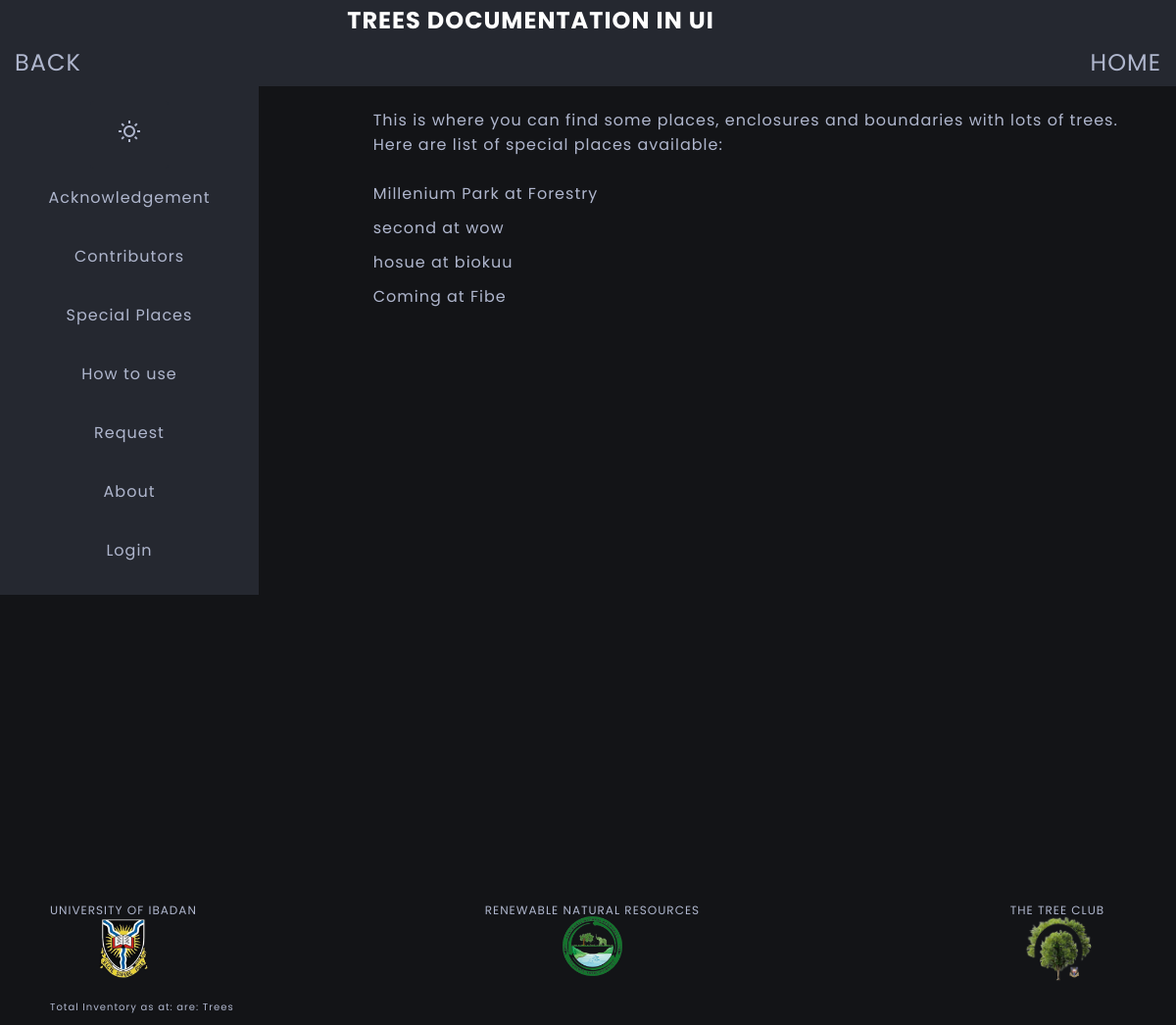
The app's page /special/, older data.
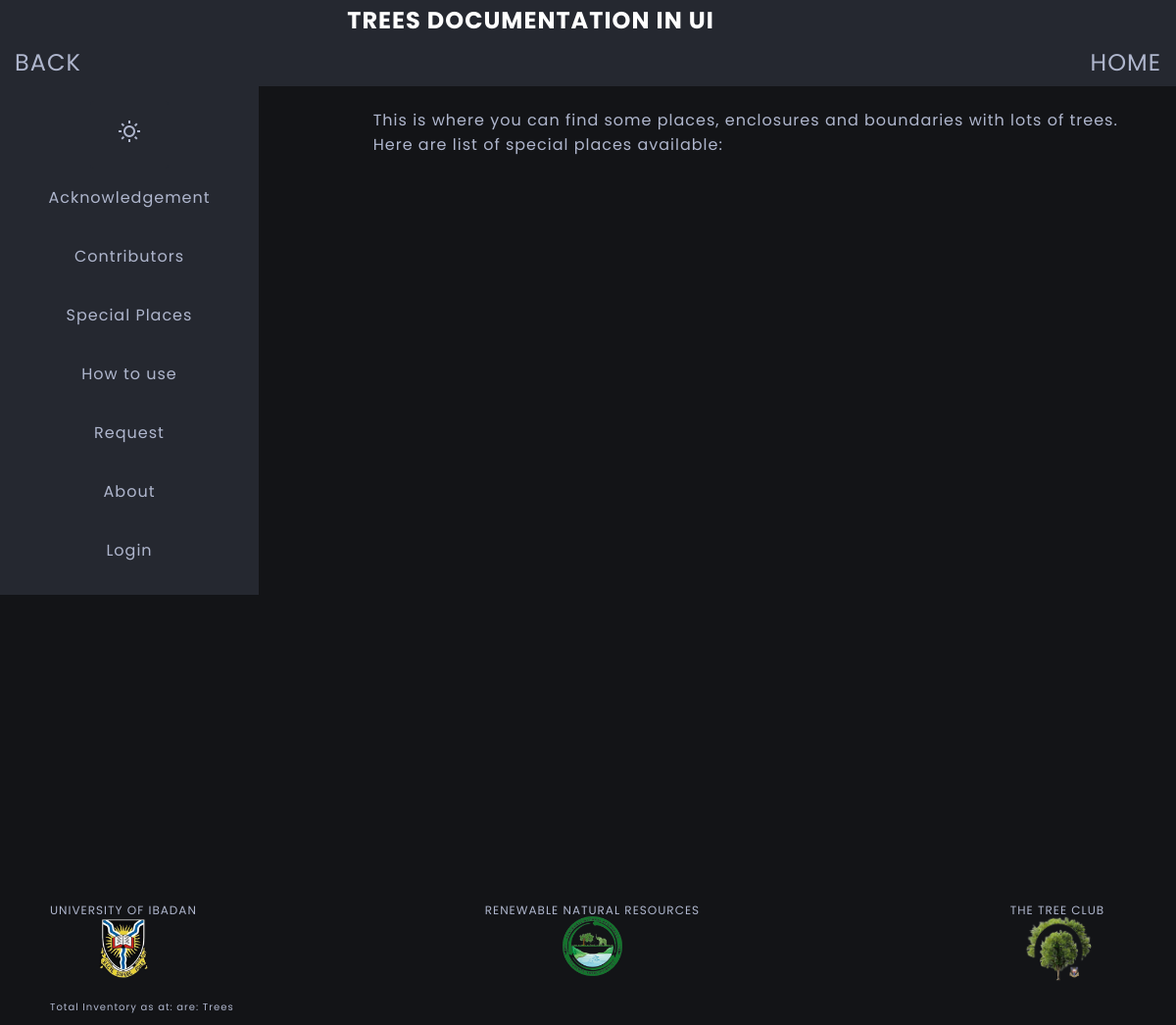
The same page, newer data.
### specialplaces/models.py (models this page shows, shortened)
class SpecialPlace(models.Model):
    tree_specie_found = models.ManyToManyField(Tree)
    tree_count = models.IntegerField(
        default=0,
        validators=[MinValueValidator(1)]
    )
    tree_picture = models.ImageField(upload_to='images/specials/%Y/%m/%d/')
    tree_picture2 = models.ImageField(upload_to='images/specials/%Y/%m/%d/', null=True, blank=True)
    tree_picture3 = models.ImageField(upload_to='images/specials/%Y/%m/%d/', null=True, blank=True)
    special_place_name = models.CharField(max_length=100, null=True, blank=True)
    location_name = models.CharField(max_length=80)
    location_description = models.TextField()
    coordinates = models.CharField(max_length=30, null=True, blank=True)
    latitude = models.CharField(max_length=30, null=True, blank=True)
    longitude = models.CharField(max_length=30, null=True, blank=True)
    time_now = models.DateTimeField(auto_now=True)
    uploader = models.CharField(max_length=50, null=True, blank=True)
    def __str__(self):
        ret_val = self.special_place_name + ' at ' + self.location_name
        return ret_val

### specialplaces/views.py (the view)
# urls.py: path('', views.Special.as_view(), name='special'),
class Special(View):
    template_name = 'specialplaces/specialplaces.html'
    def get(self, request):
        places = SpecialPlace.objects.all()
        context = {
            'places': places
        }
        return render(request, self.template_name, context)

### specialplaces/templates/specialplaces/specialplaces.html
{% extends 'base/base.html' %}
{% block content %}
<p>
  This is where you can find some places, enclosures and boundaries with lots of trees.
</p>
<p>
  Here are list of special places available:
</p>
<br>
<div class="search-result">
  <ul class="flex">
      {% for place in places %}
      <li><a href="{% url 'special:details' place.id %}"> {{ place }}</a></li>
      {% endfor %}
      </ul>
</div>
{% endblock  %}

### home/templates/base/base.html (shortened to what this page needs)
<!DOCTYPE html>
{% load static %}
<html lang="en">
<head>
  <link href="https://cdn.jsdelivr.net/npm/remixicon@2.5.0/fonts/remixicon.css" rel="stylesheet">
  <link rel="stylesheet" href="{% static 'styles/style2.css' %}" />
</head>
<body>
  <header class="header">
    <div class="container">
      <nav>
        <div class="flex">
          <a href="{% url 'home:home' %}" class="center heading">
            <b class="center heading">TREES DOCUMENTATION IN UI</b>
          </a>
        </div>
        <div class="flex">
          <a href="{{ request.META.HTTP_REFERER }}">BACK</a>
          <a href="{% url 'home:home' %}">HOME</a>
        </div>
      </nav>
      <aside id="aside" class="menu ">
        <ul class="flex">
          <button class="btn place-items-center" id="theme-toggle-btn">
            <i class="ri-sun-line sun-icon"></i>
          </button>
          <li><a href="{% url 'home:acknowledgement' %}">Acknowledgement</a></li>
          <li><a href="{% url 'home:contributors' %}">Contributors</a></li>
          <li><a href="{% url 'special:special' %}">Special Places</a></li>
          <li><a href="{% url 'home:how-to-use' %}">How to use</a></li>
          <li><a href="{% url 'treerequest:treerequest' %}">Request</a></li>
          <li><a href="{% url 'home:about' %}">About</a></li>
          {% if request.user.is_authenticated %}
          <li id="upload_options">
            <a href="{% url 'upload:upload' %}"> Upload Tree <span id="demarcate"> &nbsp;|&nbsp;</span></a>
            <a href="{% url 'special:upload' %}"> Upload Special </a>
          </li>
          <li><a href="{% url 'logout' %}">Logout</a>
            {% else %}
          <li><a href="{% url 'login' %}">Login</a></li>
          {% endif %}
        </ul>
      </aside>
    </div>
  </header>
  <div class="flex page-content">
    <div>
      <div class="base-block-content">
        {% block content %}
        {% endblock %}
      </div>
    </div>
    <footer id="base-footer">
      <div class="school-logo flex">
        <div class="center"> UNIVERSITY OF IBADAN
          <div>
            <img width="50" height="" src="{% static 'media/icons/UI_logo.png' %}" alt="UI">
          </div>
        </div>
        <div class="center">RENEWABLE NATURAL RESOURCES
          <div>
            <img style="margin-top: -15px; " width="85" height="" src="{% static 'media/icons/RNR_logo.png' %}" alt="UI">
          </div>
        </div>
        <div class="center">THE TREE CLUB
          <div>
            <img style="margin-top: -5px; " width="" height="80" src="{% static 'media/icons/TREE_CLUB.png' %}" alt="UI">
          </div>
        </div>
      </div>
      <section id="section-count">
        <div>
          <small>
            <span>Total Inventory as at: </span>
            <span>are:</span>
            <span>Trees</span>
          </small>
        </div>
      </section>
    </footer>
  </div>
</body>
</html>

### static/styles/style2.css (style rules this page uses)
:root { --light-color: #fff; --light-color-alt: #afb6cd; --primary-background-color: #131417; --secondary-background-color: #252830; --hover-light-color: var(--light-color); --hover-dark-color: var(--primary-background-color); --gradient-color: linear-gradient( 115deg,#4fcf70,#fad648,#a767e5,#12bcfe,#44ce7b); --transparent-light-color: rgba(255,255,255,.05); --transparent-dark-color: rgba(0,0,0,.75); --font-family: 'Poppins', sans-serif; --font-size-xxsm: 1.0rem; --font-size-xsm: 1.2rem; --font-size-sm: 1.6rem; --font-size-md: 2.4rem; --font-size-lg: 3rem; --font-size-xl: 4rem; --gap: 1rem; --margin-sm: 2rem; --margin-md: 3rem; --margin-lg: 5rem; --item-min-height-sm: 20rem; --item-min-height-md: 30rem; }
* { margin: 0; padding: 0; box-sizing: border-box; }
html { font-size: 62.5%; }
body { font-family: var(--font-family); font-size: var(--font-size-sm); color: var(--light-color-alt); background-color: var(--primary-background-color); letter-spacing: 1px; padding: 5px; margin-left: 0.1rem; transition: background-color .35s ease-in-out, color .3s ease-in-out; }
a { color: inherit; text-decoration: none; }
img { max-width: 100%; }
input, button, textarea, select { font: inherit; color: inherit; padding: 1.5rem; border: 1px solid var(--transparent-light-color); background-color: transparent; }
button { width: 8rem; background-color: var(--secondary-background-color); border-radius: 4px; }
i { font-size: var(--font-size-md); }
li { list-style-position: inside; list-style-type: none; }
#theme-toggle-btn { padding: 0.1rem; border: none; }
.flex { display: flex; justify-content: space-between; }
.center { text-align: center; }
.container { max-width: 160rem; margin: 0 auto; padding: 0 1.5rem; }
.header { background-color: var(--secondary-background-color); position: fixed; top: 0; left: 0; width: 100%; z-index: 100; }
.heading { width: 90%; padding: 0.3rem; margin-bottom: 0.5rem; color: var(--light-color); }
.menu { background-color: var(--secondary-background-color); position: absolute; top: 7.5rem; right: 1.5rem; width: 23rem; padding: 1.5rem; opacity: 0; transform: scale(0); transition: opacity .25s ease-in; }
.menu > ul { flex-direction: column; align-items: center; line-height: 4rem; }
nav { padding-bottom: 0.7rem; }
.school-logo { font-size: var(--font-size-xsm); }
#section-count { font-size: var(--font-size-xsm); }
.page-content { margin-top: 8rem; flex-direction: column; min-height: 100vh; }
.base-block-content { margin-bottom: var(--margin-lg); min-height: 85vh; }
.search-result { min-height: 60vh; }
footer { margin-top: 10rem; }
@media screen and (min-width: 800px) { body { padding: 1rem 5rem; } }
@media screen and (min-width: 800px) { nav { font-size: var(--font-size-md); } }
@media screen and (min-width: 800px) { .menu { background-color: var(--secondary-background-color); position: absolute; top: 8.8rem; left: 0rem; width: 22%; padding: 1.5rem; opacity: 1; transform: scale(1); transition: opacity .25s ease-in; } }
@media screen and (min-width: 800px) { .menu > ul { flex-direction: column; align-items: center; line-height: 6rem; } }
@media screen and (min-width: 800px) { .base-block-content { margin-bottom: var(--margin-lg); margin-left: 30%; padding-top: 2rem; min-height: 85vh; } }

Row changes from the older to the newer data that the page shows:
removed SpecialPlace: special_place_name+location_name "Millenium Park at Forestry"
removed SpecialPlace: special_place_name+location_name "second at wow"
removed SpecialPlace: special_place_name+location_name "hosue at biokuu"
removed SpecialPlace: special_place_name+location_name "Coming at Fibe"
